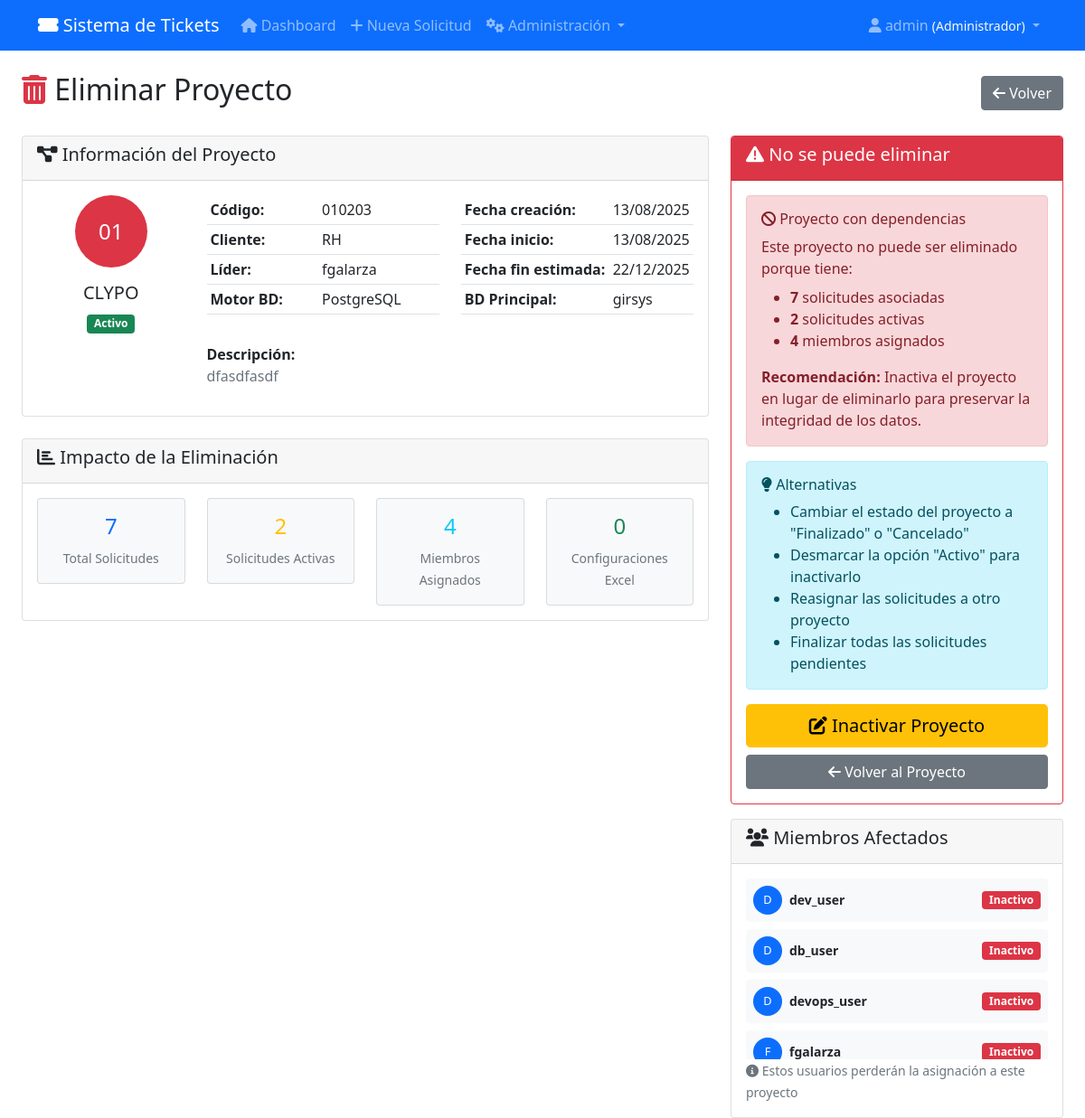
Before: /proyectos/2/eliminar/ (signed in) with the older database file.
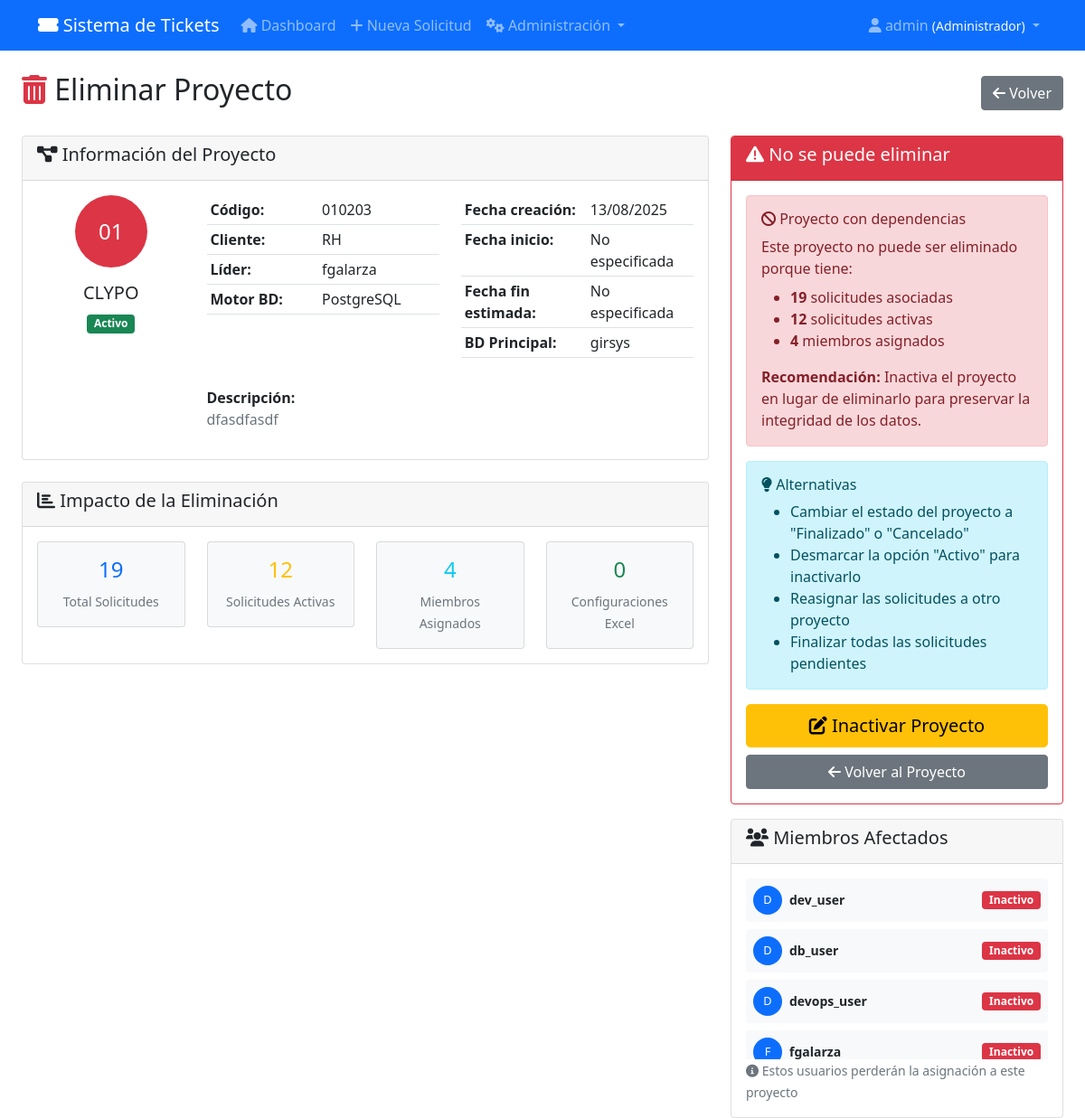
After: the same page with the newer database file.
### tickets/models.py (models this page shows, shortened)
class Proyecto(models.Model):
    nombre = models.CharField(max_length=100, unique=True, verbose_name="Nombre del Proyecto")
    codigo = models.CharField(max_length=20, unique=True, verbose_name="Código del Proyecto",
                             help_text="Código único para identificar el proyecto (ej: PROJ001)")
    descripcion = models.TextField(blank=True, verbose_name="Descripción")
    cliente = models.CharField(max_length=100, blank=True, verbose_name="Cliente")
    lider_proyecto = models.ForeignKey(User, on_delete=models.SET_NULL, null=True, blank=True,
                                      related_name='proyectos_liderados', verbose_name="Líder del Proyecto")
    base_datos_principal = models.CharField(max_length=100, blank=True, verbose_name="Base de Datos Principal")
    motor_bd = models.CharField(max_length=50, choices=[
        ('mysql', 'MySQL'),
        ('postgresql', 'PostgreSQL'),
        ('sqlserver', 'SQL Server'),
        ('oracle', 'Oracle'),
        ('sqlite', 'SQLite')
    ], default='mysql', verbose_name="Motor de Base de Datos")
    ESTADOS_PROYECTO = [
        ('activo', 'Activo'),
        ('en_pausa', 'En Pausa'),
        ('finalizado', 'Finalizado'),
        ('cancelado', 'Cancelado'),
    ]
    estado = models.CharField(max_length=20, choices=ESTADOS_PROYECTO, default='activo', verbose_name="Estado")
    fecha_inicio = models.DateField(null=True, blank=True, verbose_name="Fecha de Inicio")
    fecha_fin_estimada = models.DateField(null=True, blank=True, verbose_name="Fecha de Fin Estimada")
    fecha_creacion = models.DateTimeField(auto_now_add=True, verbose_name="Fecha de Creación")
    fecha_actualizacion = models.DateTimeField(auto_now=True, verbose_name="Última Actualización")
    configuraciones = models.JSONField(default=dict, blank=True, verbose_name="Configuraciones Adicionales",
                                     help_text="Configuraciones específicas del proyecto en formato JSON")
    activo = models.BooleanField(default=True, verbose_name="Activo")
    class Meta:
        verbose_name = "Proyecto"
        verbose_name_plural = "Proyectos"
        ordering = ['nombre']
    def get_solicitudes_activas(self):
        return self.solicitudes.exclude(estado__in=['finalizada', 'cancelada']).count()
    def get_solicitudes_total(self):
        return self.solicitudes.count()

### tickets/views.py (the view, shortened to what this page needs)
# urls.py: path('proyectos/<int:pk>/eliminar/', views.eliminar_proyecto, name='eliminar_proyecto'),
@login_required
@user_passes_test(es_admin)
def eliminar_proyecto(request, pk):
    proyecto = get_object_or_404(Proyecto, pk=pk)
    return render(request, 'tickets/admin/eliminar_proyecto.html', {'proyecto': proyecto})

### tickets/views.py (called while the page is built)
def es_admin(user):
    return user.is_authenticated and hasattr(user, 'profile') and user.profile.role == 'admin'

### templates/tickets/admin/eliminar_proyecto.html (shortened to what the changed rows need)
{% extends 'base.html' %}
{% load static %}
{% block content %}
<div class="container-fluid">
    <div class="row">
        <div class="col-12">
            <div class="d-flex justify-content-between align-items-center mb-4">
                <h2><i class="fas fa-trash-alt text-danger"></i> Eliminar Proyecto</h2>
            </div>
        </div>
    </div>
    <div class="row">
        <div class="col-md-8">
            <div class="card">
                <div class="card-body">
                    <div class="row">
                        <div class="col-md-3 text-center">
                            <div class="avatar-lg bg-danger text-white rounded-circle mx-auto mb-3 d-flex align-items-center justify-content-center"
                                 style="width: 80px; height: 80px; font-size: 1.5rem;">
                                {{ proyecto.codigo|slice:":2"|upper }}
                            </div>
                            <h5>{{ proyecto.nombre }}</h5>
                            <span class="badge bg-{% if proyecto.estado == 'activo' %}success{% elif proyecto.estado == 'en_pausa' %}warning{% else %}secondary{% endif %}">
                                {{ proyecto.get_estado_display }}
                            </span>
                        </div>
                        <div class="col-md-9">
                            <div class="row">
                                <div class="col-md-6">
                                    <table class="table table-sm">
                                        <tr>
                                            <td><strong>Código:</strong></td>
                                            <td>{{ proyecto.codigo }}</td>
                                        </tr>
                                        <tr>
                                            <td><strong>Cliente:</strong></td>
                                            <td>{{ proyecto.cliente|default:"No especificado" }}</td>
                                        </tr>
                                        <tr>
                                            <td><strong>Líder:</strong></td>
                                            <td>
                                                {% if proyecto.lider_proyecto %}
                                                    {{ proyecto.lider_proyecto.get_full_name|default:proyecto.lider_proyecto.username }}
                                                {% else %}
                                                    <span class="text-muted">Sin asignar</span>
                                                {% endif %}
                                            </td>
                                        </tr>
                                        <tr>
                                            <td><strong>Motor BD:</strong></td>
                                            <td>{{ proyecto.get_motor_bd_display }}</td>
                                        </tr>
                                    </table>
                                </div>
                                <div class="col-md-6">
                                    <table class="table table-sm">
                                        <tr>
                                            <td><strong>Fecha creación:</strong></td>
                                            <td>{{ proyecto.fecha_creacion|date:"d/m/Y" }}</td>
                                        </tr>
                                        <tr>
                                            <td><strong>Fecha inicio:</strong></td>
                                            <td>{{ proyecto.fecha_inicio|date:"d/m/Y"|default:"No especificada" }}</td>
                                        </tr>
                                        <tr>
                                            <td><strong>Fecha fin estimada:</strong></td>
                                            <td>{{ proyecto.fecha_fin_estimada|date:"d/m/Y"|default:"No especificada" }}</td>
                                        </tr>
                                        <tr>
                                            <td><strong>BD Principal:</strong></td>
                                            <td>{{ proyecto.base_datos_principal|default:"No especificada" }}</td>
                                        </tr>
                                    </table>
                                </div>
                            </div>
                            {% if proyecto.descripcion %}
                                <div class="mt-3">
                                    <strong>Descripción:</strong>
                                    <p class="text-muted">{{ proyecto.descripcion }}</p>
                                </div>
                            {% endif %}
                        </div>
                    </div>
                </div>
            </div>
            <div class="card mt-4">
                <div class="card-body">
                    <div class="row text-center">
                        <div class="col-md-3">
                            <div class="card bg-light">
                                <div class="card-body">
                                    <h4 class="text-primary">{{ proyecto.get_solicitudes_total }}</h4>
                                    <small class="text-muted">Total Solicitudes</small>
                                </div>
                            </div>
                        </div>
                        <div class="col-md-3">
                            <div class="card bg-light">
                                <div class="card-body">
                                    <h4 class="text-warning">{{ proyecto.get_solicitudes_activas }}</h4>
                                    <small class="text-muted">Solicitudes Activas</small>
                                </div>
                            </div>
                        </div>
                        <div class="col-md-3">
                            <div class="card bg-light">
                                <div class="card-body">
                                    <h4 class="text-info">{{ proyecto.miembros_equipo.count }}</h4>
                                    <small class="text-muted">Miembros Asignados</small>
                                </div>
                            </div>
                        </div>
                        <div class="col-md-3">
                            <div class="card bg-light">
                                <div class="card-body">
                                    <h4 class="text-success">{{ proyecto.configuraciones_excel.count }}</h4>
                                    <small class="text-muted">Configuraciones Excel</small>
                                </div>
                            </div>
                        </div>
                    </div>
                </div>
            </div>
        </div>
        <div class="col-md-4">
            {% if proyecto.solicitudes.exists %}
                <div class="card border-danger">
                    <div class="card-header bg-danger text-white">
                        <h5><i class="fas fa-exclamation-triangle"></i> No se puede eliminar</h5>
                    </div>
                    <div class="card-body">
                        <div class="alert alert-danger">
                            <h6><i class="fas fa-ban"></i> Proyecto con dependencias</h6>
                            <p class="mb-2">Este proyecto no puede ser eliminado porque tiene:</p>
                            <ul class="mb-3">
                                <li><strong>{{ proyecto.get_solicitudes_total }}</strong> solicitudes asociadas</li>
                                {% if proyecto.get_solicitudes_activas > 0 %}
                                    <li><strong>{{ proyecto.get_solicitudes_activas }}</strong> solicitudes activas</li>
                                {% endif %}
                                {% if proyecto.miembros_equipo.exists %}
                                    <li><strong>{{ proyecto.miembros_equipo.count }}</strong> miembros asignados</li>
                                {% endif %}
                            </ul>
                            <p class="mb-0">
                                <strong>Recomendación:</strong> Inactiva el proyecto en lugar de eliminarlo para preservar la integridad de los datos.
                            </p>
                        </div>
                        <div class="alert alert-info">
                            <h6><i class="fas fa-lightbulb"></i> Alternativas</h6>
                            <ul class="mb-0">
                                <li>Cambiar el estado del proyecto a "Finalizado" o "Cancelado"</li>
                                <li>Desmarcar la opción "Activo" para inactivarlo</li>
                                <li>Reasignar las solicitudes a otro proyecto</li>
                                <li>Finalizar todas las solicitudes pendientes</li>
                            </ul>
                        </div>
                        <div class="d-grid gap-2">
                            <a href="{% url 'editar_proyecto' proyecto.pk %}" class="btn btn-warning btn-lg">
                                <i class="fas fa-edit"></i> Inactivar Proyecto
                            </a>
                            <a href="{% url 'detalle_proyecto' proyecto.pk %}" class="btn btn-secondary">
                                <i class="fas fa-arrow-left"></i> Volver al Proyecto
                            </a>
                        </div>
                    </div>
                </div>
            {% endif %}
        </div>
    </div>
</div>
{% endblock %}

Changed rows visible on the page:
changed Proyecto "CLYPO": fecha_inicio "13/08/2025" → "No especificada"; fecha_fin_estimada "22/12/2025" → "No especificada"; get_solicitudes_total "7" → "19"; get_solicitudes_activas "2" → "12"
